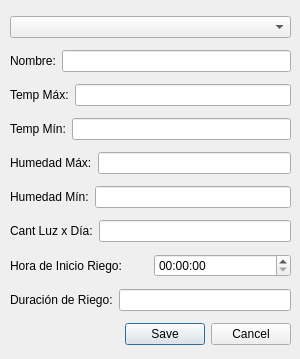
<?xml version="1.0" encoding="UTF-8"?>
<ui version="4.0">
 <class>Dialog3</class>
 <widget class="QDialog" name="Dialog3">
  <property name="geometry">
   <rect>
    <x>0</x>
    <y>0</y>
    <width>300</width>
    <height>359</height>
   </rect>
  </property>
  <property name="windowTitle">
   <string>Dialog</string>
  </property>
  <widget class="QWidget" name="verticalLayoutWidget">
   <property name="geometry">
    <rect>
     <x>10</x>
     <y>10</y>
     <width>281</width>
     <height>341</height>
    </rect>
   </property>
   <layout class="QVBoxLayout" name="verticalLayout_Ed">
    <item>
     <widget class="QComboBox" name="comboBox_Ed"/>
    </item>
    <item>
     <layout class="QHBoxLayout" name="horizontalLayout_Ed_Nombre">
      <item>
       <widget class="QLabel" name="label_Ed_Nombre">
        <property name="text">
         <string>Nombre:</string>
        </property>
       </widget>
      </item>
      <item>
       <widget class="QLineEdit" name="lineEdit_Ed_Nombre"/>
      </item>
     </layout>
    </item>
    <item>
     <layout class="QHBoxLayout" name="horizontalLayout_Ed_TempMax">
      <item>
       <widget class="QLabel" name="label_Ed_TempMax">
        <property name="text">
         <string>Temp Máx:</string>
        </property>
       </widget>
      </item>
      <item>
       <widget class="QLineEdit" name="lineEdit_Ed_TempMax"/>
      </item>
     </layout>
    </item>
    <item>
     <layout class="QHBoxLayout" name="horizontalLayout_Ed_TempMin">
      <item>
       <widget class="QLabel" name="label_Ed_TempMin">
        <property name="text">
         <string>Temp Mín:</string>
        </property>
       </widget>
      </item>
      <item>
       <widget class="QLineEdit" name="lineEdit_Ed_TempMin"/>
      </item>
     </layout>
    </item>
    <item>
     <layout class="QHBoxLayout" name="horizontalLayout_Ed_HumMax">
      <item>
       <widget class="QLabel" name="label_Ed_HumMax">
        <property name="text">
         <string>Humedad Máx:</string>
        </property>
       </widget>
      </item>
      <item>
       <widget class="QLineEdit" name="lineEdit_Ed_HumMax"/>
      </item>
     </layout>
    </item>
    <item>
     <layout class="QHBoxLayout" name="horizontalLayout_Ed_HumMin">
      <item>
       <widget class="QLabel" name="label_Ed_HumMin">
        <property name="text">
         <string>Humedad Mín:</string>
        </property>
       </widget>
      </item>
      <item>
       <widget class="QLineEdit" name="lineEdit_Ed_HumMin"/>
      </item>
     </layout>
    </item>
    <item>
     <layout class="QHBoxLayout" name="horizontalLayout_Ed_Luz">
      <item>
       <widget class="QLabel" name="label_Ed_Luz">
        <property name="text">
         <string>Cant Luz x Día:</string>
        </property>
       </widget>
      </item>
      <item>
       <widget class="QLineEdit" name="lineEdit_Ed_Luz"/>
      </item>
     </layout>
    </item>
    <item>
     <layout class="QHBoxLayout" name="horizontalLayout_Ed_RiegoInic">
      <item>
       <widget class="QLabel" name="label_Ed_RiegoInic">
        <property name="text">
         <string>Hora de Inicio Riego:</string>
        </property>
       </widget>
      </item>
      <item>
       <widget class="QTimeEdit" name="timeEdit_Ed_RiegoInic"/>
      </item>
     </layout>
    </item>
    <item>
     <layout class="QHBoxLayout" name="horizontalLayout_Ed_RiegoDur">
      <item>
       <widget class="QLabel" name="label_Ed_RiegoDur">
        <property name="text">
         <string>Duración de Riego:</string>
        </property>
       </widget>
      </item>
      <item>
       <widget class="QLineEdit" name="lineEdit_Ed_RiegoDur"/>
      </item>
     </layout>
    </item>
    <item>
     <layout class="QHBoxLayout" name="horizontalLayout_Ed_Push">
      <item>
       <widget class="QDialogButtonBox" name="buttonBox_Ed">
        <property name="standardButtons">
         <set>QDialogButtonBox::Cancel|QDialogButtonBox::Save</set>
        </property>
       </widget>
      </item>
     </layout>
    </item>
   </layout>
  </widget>
 </widget>
 <resources/>
 <connections/>
</ui>
